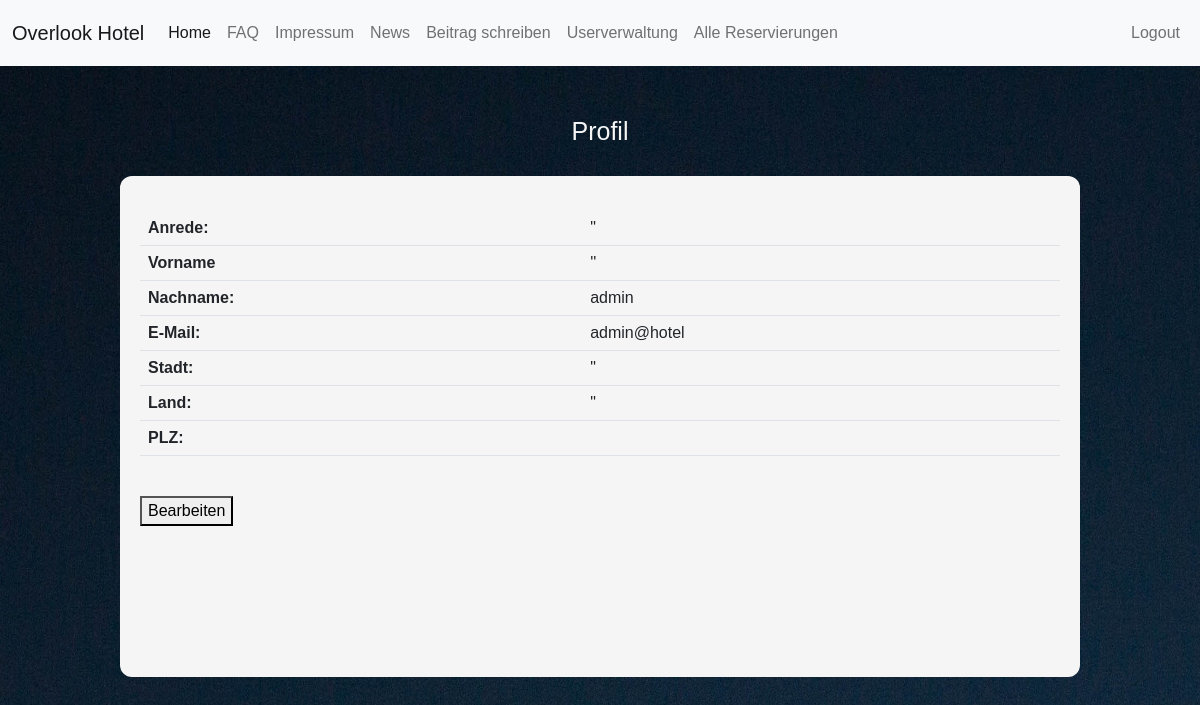
The app's page /profil.php (signed in) with its own data.
### tables this page shows
CREATE TABLE `users` (
  `useremail` varchar(200) NOT NULL,
  `nachname` varchar(200) NOT NULL DEFAULT '''''',
  `vorname` varchar(50) NOT NULL DEFAULT '"',
  `password` varchar(260) NOT NULL DEFAULT '"',
  `anrede` varchar(10) NOT NULL DEFAULT '"',
  `geb` date DEFAULT NULL,
  `stadt` varchar(200) DEFAULT '"',
  `plz` int(5) DEFAULT NULL,
  `land` varchar(200) NOT NULL DEFAULT '"',
  `aktiv` varchar(50) NOT NULL DEFAULT 'aktiv'
);

### profil.php (the view, shortened to what this page needs)
<html>
<head>
    <link href="https://cdn.jsdelivr.net/npm/bootstrap@5.2.2/dist/css/bootstrap.min.css" rel="stylesheet"
>
    <link rel="stylesheet" href="stylesheet.css">
    <?php include "navbar.php" ?>
</head>
<body>
<h1>Profil</h1>
        <fieldset>
        <?php
        require_once('dbaccess.php');
        $db_obj = new mysqli($host, $user, $password, $database);
        $usermail = $_SESSION["username"];
        $sql = "SELECT * FROM users WHERE useremail = '$usermail'";
        $stmt = $db_obj->prepare($sql);
        $stmt->execute();
        $stmt->bind_result($usermail, $vname, $nname, $pass, $anrede, $date, $stadt, $plz, $land, $aktiv);
        while ($stmt->fetch()) {
            ?>
            <table class ="table">
                <tr>
                    <th>Anrede: </th>
                    <td>
                        <?php echo $anrede; ?>
                    </td>
                </tr>
                <tr>
                    <th>Vorname </th>
                    <td>
                        <?php echo $vname; ?>
                    </td>
                </tr>
                <tr>
                    <th>Nachname: </th>
                    <td>
                        <?php echo $nname; ?>
                    </td>
                </tr>
                <tr>
                    <th>E-Mail: </th>
                    <td><?php echo $usermail; ?></td>
                </tr>
                <tr>
                    <th>Stadt: </th>
                    <td>
                        <?php echo $stadt; ?>
                    </td>
                </tr>
                <tr>
                    <th>Land: </th>
                    <td><?php echo $land; ?></td>
                </tr>
                <tr>
                    <th>PLZ: </th>
                    <td>
                    </td>
                </tr>
            </table>
            <?php } ?>
        <br>
        <a href="profil_bearbeitung.php"><button type="submit">Bearbeiten</button></a>
    <fieldset>
</body>

### stylesheet.css (style rules this page uses)
* { font-family: 'Trebuchet MS', 'Lucida Sans Unicode', 'Lucida Grande', 'Lucida Sans', Arial, sans-serif; }
h1 { font-size: 25px; color: whitesmoke; font-weight: 100; text-align: center; margin-top: 50px; }
body { background-image: url(hotelbild.jpg); background-size: 250% 300%; background-repeat: repeat-y; }
fieldset { background-color: whitesmoke; margin-top: 30px; margin-left: 10%; margin-right: 10%; margin-bottom: 5%; border-radius: 12px; padding: 20px; padding-top: 35px; border-color: whitesmoke; }
fieldset { color:#000; }

### records on screen
users: anrede "\"", nachname "''", vorname "admin", useremail "admin@hotel", stadt "\"", land "\""
